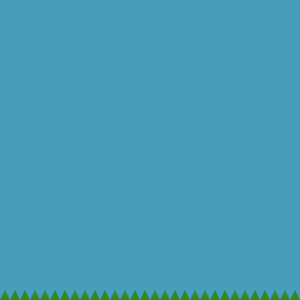
Frame 1 (no input)
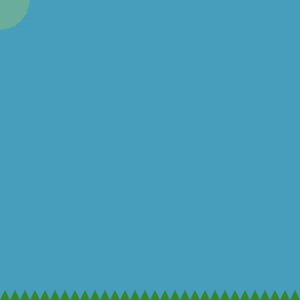
Frame 60 (the mouse pressed at the canvas centre just before this capture)
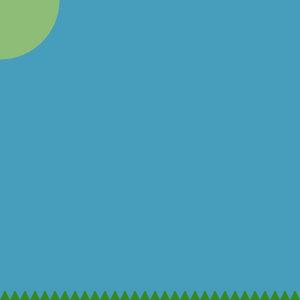
Frame 120 (the mouse held since frame 60 and released just before this capture)

The Processing sketch that drew these frames (run headless with seeded random() and noise(); from frame 60 on, the mouse is pressed at the canvas centre):

// Processing sketch: processing_70123
// ── processing_70123.pde

//Brian C, Functions and Animations, CP1 Mods 16/17

int x = 0;
int grow = 0;
int cloud = 0;
void setup()
{
  size(300,300);
}
void draw()
{
  ellipses();
  grass();
}
void grass()
{
  fill (54,137,32);
  int grass1 = 0;
  while (grass1<300)
  {
   triangle(grass1,300,10+grass1,300,5+grass1,290-grow);
   grass1 = grass1 + 10;
  }
}
void ellipses()
{
  background(70,158,188,5+x);
  noStroke();
  fill(224,224,41,x);
  ellipse(0,0,x,x);
  x = x +1;
  if(x>220)
  {
    x = 220;
    fill (54,137,32,x);
    int grass1 = 0;
    while (grass1<300)
    {
      fill(54,137,32);
      triangle(grass1,300,10+grass1,300,5+grass1,290-grow);
      grass1 = grass1 + 10;
    }
    grow = grow +1;
    if (grow > 15)
    {
      grow = 15;
      if (grow > 14)
      {
         fill(70,158,188);
         rect(0,0,300,300);
         fill(224,224,41,220);
         ellipse(0,0,220,220);
         fill(255);
         noStroke();
         ellipse(460-cloud,50,50,50);
         ellipse(430-cloud,50,50,50);
         ellipse(480-cloud,70,50,50);
         ellipse(445-cloud,80,50,50);
         ellipse(410-cloud,70,50,50);
         cloud = cloud +1;
       }
    }
    frameRate(0.1);
    }
    frameRate(70);
}
